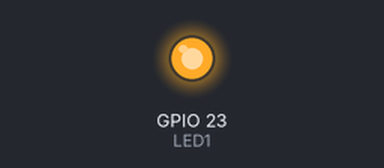
Bench run of a sketch on a simulated ESP32. On the bench: output pins drawn as LEDs (lit = HIGH).

Above: at 2.0 s.
At 4.2 s:
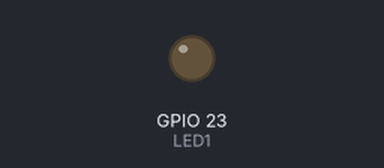
Timing chart, 0 to 5.9 s (numbered marks = the images above):
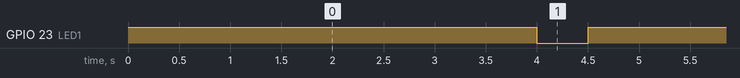

The sketch:

ESP32-Lab1.ino
```cpp
int LED1 = 23;
int SENSOR1 = 22;

void setup() {
  pinMode(LED1, OUTPUT);
  pinMode(SENSOR1, INPUT);

}

void loop() {
  digitalWrite(LED1, HIGH);
  delay(4000);
  digitalWrite(LED1, LOW);
  delay(500);

}
```

Measured:
- by itself, GPIO 23 (LED1): alternates HIGH for 4.0 s and LOW for 0.50 s
